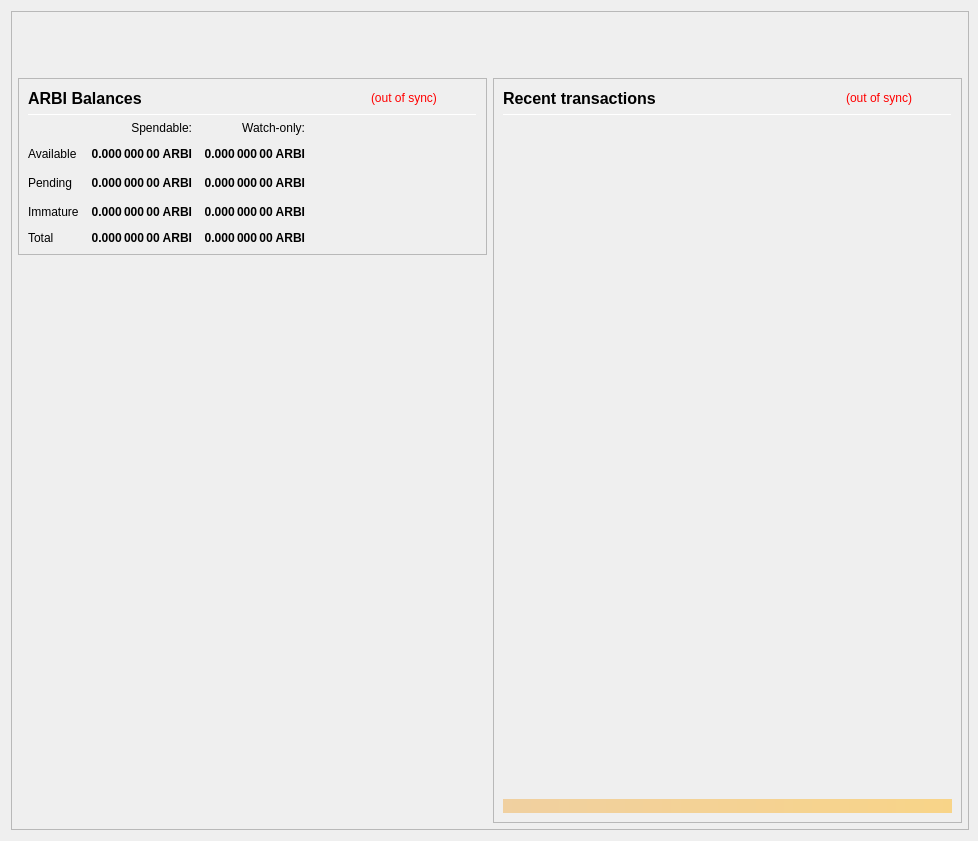
<?xml version="1.0" encoding="UTF-8"?>
<ui version="4.0">
 <class>OverviewPage</class>
 <widget class="QWidget" name="OverviewPage">
  <property name="geometry">
   <rect>
    <x>0</x>
    <y>0</y>
    <width>978</width>
    <height>841</height>
   </rect>
  </property>
  <property name="minimumSize">
   <size>
    <width>960</width>
    <height>682</height>
   </size>
  </property>
  <property name="font">
   <font>
    <weight>50</weight>
    <bold>false</bold>
   </font>
  </property>
  <property name="windowTitle">
   <string>Form</string>
  </property>
  <layout class="QVBoxLayout" name="topLayout" stretch="0">
   <property name="rightMargin">
    <number>9</number>
   </property>
   <item>
    <widget class="QFrame" name="frame_BG">
     <property name="minimumSize">
      <size>
       <width>850</width>
       <height>610</height>
      </size>
     </property>
     <property name="maximumSize">
      <size>
       <width>16777215</width>
       <height>16777215</height>
      </size>
     </property>
     <property name="frameShape">
      <enum>QFrame::StyledPanel</enum>
     </property>
     <property name="frameShadow">
      <enum>QFrame::Raised</enum>
     </property>
     <layout class="QVBoxLayout" name="verticalLayout_3" stretch="0">
      <property name="leftMargin">
       <number>0</number>
      </property>
      <property name="topMargin">
       <number>0</number>
      </property>
      <property name="rightMargin">
       <number>0</number>
      </property>
      <property name="bottomMargin">
       <number>6</number>
      </property>
      <item>
       <layout class="QVBoxLayout" name="verticalLayout_Master" stretch="0,1">
        <property name="leftMargin">
         <number>0</number>
        </property>
        <property name="topMargin">
         <number>0</number>
        </property>
        <property name="rightMargin">
         <number>0</number>
        </property>
        <property name="bottomMargin">
         <number>0</number>
        </property>
        <item>
         <widget class="QFrame" name="frame_Header">
          <layout class="QVBoxLayout" name="verticalLayout_Header" stretch="0">
           <property name="leftMargin">
            <number>0</number>
           </property>
           <property name="topMargin">
            <number>0</number>
           </property>
           <property name="rightMargin">
            <number>0</number>
           </property>
           <property name="bottomMargin">
            <number>0</number>
           </property>
           <item>
            <layout class="QHBoxLayout" name="horizontalLayout_Header" stretch="1,0">
             <property name="spacing">
              <number>6</number>
             </property>
             <item>
              <spacer name="horizontalSpacer_Header">
               <property name="orientation">
                <enum>Qt::Horizontal</enum>
               </property>
               <property name="sizeHint" stdset="0">
                <size>
                 <width>40</width>
                 <height>20</height>
                </size>
               </property>
              </spacer>
             </item>
             <item>
              <widget class="QLabel" name="labelOverviewHeaderRight">
               <property name="minimumSize">
                <size>
                 <width>464</width>
                 <height>60</height>
                </size>
               </property>
               <property name="maximumSize">
                <size>
                 <width>16777215</width>
                 <height>60</height>
                </size>
               </property>
               <property name="font">
                <font>
                 <pointsize>14</pointsize>
                </font>
               </property>
               <property name="text">
                <string/>
               </property>
               <property name="alignment">
                <set>Qt::AlignRight|Qt::AlignTrailing|Qt::AlignVCenter</set>
               </property>
              </widget>
             </item>
            </layout>
           </item>
          </layout>
         </widget>
        </item>
        <item>
         <widget class="QFrame" name="frame_Content">
          <layout class="QVBoxLayout" name="verticalLayout_Content">
           <property name="leftMargin">
            <number>6</number>
           </property>
           <property name="topMargin">
            <number>0</number>
           </property>
           <property name="rightMargin">
            <number>6</number>
           </property>
           <property name="bottomMargin">
            <number>0</number>
           </property>
           <item>
            <layout class="QHBoxLayout" name="horizontalLayout_Content" stretch="1,1">
             <property name="spacing">
              <number>6</number>
             </property>
             <item>
              <layout class="QVBoxLayout" name="verticalLayout_left" stretch="0,0">
               <item>
                <widget class="QFrame" name="frameBalances">
                 <property name="frameShape">
                  <enum>QFrame::StyledPanel</enum>
                 </property>
                 <property name="frameShadow">
                  <enum>QFrame::Raised</enum>
                 </property>
                 <layout class="QVBoxLayout" name="verticalLayout_4">
                  <item>
                   <layout class="QHBoxLayout" name="hlBalancesHeader" stretch="2,0,0">
                    <property name="spacing">
                     <number>6</number>
                    </property>
                    <item>
                     <widget class="QLabel" name="labelBalances">
                      <property name="minimumSize">
                       <size>
                        <width>0</width>
                        <height>0</height>
                       </size>
                      </property>
                      <property name="font">
                       <font>
                        <pointsize>12</pointsize>
                        <weight>75</weight>
                        <bold>true</bold>
                       </font>
                      </property>
                      <property name="text">
                       <string>ARBI Balances</string>
                      </property>
                     </widget>
                    </item>
                    <item>
                     <widget class="QLabel" name="labelWalletStatus">
                      <property name="cursor">
                       <cursorShape>WhatsThisCursor</cursorShape>
                      </property>
                      <property name="toolTip">
                       <string>The displayed information may be out of date. Your wallet automatically synchronizes with the Arbi network after a connection is established, but this process has not completed yet.</string>
                      </property>
                      <property name="styleSheet">
                       <string notr="true">QLabel { color: red; }</string>
                      </property>
                      <property name="text">
                       <string notr="true">(out of sync)</string>
                      </property>
                      <property name="alignment">
                       <set>Qt::AlignLeading|Qt::AlignLeft|Qt::AlignVCenter</set>
                      </property>
                     </widget>
                    </item>
                    <item>
                     <spacer name="hsBalancesHeader">
                      <property name="orientation">
                       <enum>Qt::Horizontal</enum>
                      </property>
                      <property name="sizeHint" stdset="0">
                       <size>
                        <width>40</width>
                        <height>20</height>
                       </size>
                      </property>
                     </spacer>
                    </item>
                   </layout>
                  </item>
                  <item>
                   <widget class="Line" name="lineBalances">
                    <property name="minimumSize">
                     <size>
                      <width>0</width>
                      <height>1</height>
                     </size>
                    </property>
                    <property name="maximumSize">
                     <size>
                      <width>16777215</width>
                      <height>1</height>
                     </size>
                    </property>
                    <property name="orientation">
                     <enum>Qt::Horizontal</enum>
                    </property>
                   </widget>
                  </item>
                  <item>
                   <layout class="QGridLayout" name="gridLayout">
                    <property name="spacing">
                     <number>12</number>
                    </property>
                    <item row="2" column="2">
                     <widget class="QLabel" name="labelWatchPending">
                      <property name="font">
                       <font>
                        <weight>75</weight>
                        <bold>true</bold>
                       </font>
                      </property>
                      <property name="cursor">
                       <cursorShape>ArrowCursor</cursorShape>
                      </property>
                      <property name="toolTip">
                       <string>Unconfirmed transactions to watch-only addresses</string>
                      </property>
                      <property name="text">
                       <string notr="true">0.000 000 00 ARBI</string>
                      </property>
                      <property name="alignment">
                       <set>Qt::AlignRight|Qt::AlignTrailing|Qt::AlignVCenter</set>
                      </property>
                      <property name="textInteractionFlags">
                       <set>Qt::NoTextInteraction</set>
                      </property>
                     </widget>
                    </item>
                    <item row="2" column="1">
                     <widget class="QLabel" name="labelUnconfirmed">
                      <property name="font">
                       <font>
                        <weight>75</weight>
                        <bold>true</bold>
                       </font>
                      </property>
                      <property name="cursor">
                       <cursorShape>ArrowCursor</cursorShape>
                      </property>
                      <property name="toolTip">
                       <string>Total of transactions that have yet to be confirmed, and do not yet count toward the spendable balance</string>
                      </property>
                      <property name="text">
                       <string notr="true">0.000 000 00 ARBI</string>
                      </property>
                      <property name="alignment">
                       <set>Qt::AlignRight|Qt::AlignTrailing|Qt::AlignVCenter</set>
                      </property>
                      <property name="textInteractionFlags">
                       <set>Qt::NoTextInteraction</set>
                      </property>
                     </widget>
                    </item>
                    <item row="3" column="2">
                     <widget class="QLabel" name="labelWatchImmature">
                      <property name="font">
                       <font>
                        <weight>75</weight>
                        <bold>true</bold>
                       </font>
                      </property>
                      <property name="cursor">
                       <cursorShape>ArrowCursor</cursorShape>
                      </property>
                      <property name="toolTip">
                       <string>Staked or masternode rewards in watch-only addresses that has not yet matured</string>
                      </property>
                      <property name="text">
                       <string notr="true">0.000 000 00 ARBI</string>
                      </property>
                      <property name="alignment">
                       <set>Qt::AlignRight|Qt::AlignTrailing|Qt::AlignVCenter</set>
                      </property>
                      <property name="textInteractionFlags">
                       <set>Qt::NoTextInteraction</set>
                      </property>
                     </widget>
                    </item>
                    <item row="4" column="0">
                     <widget class="QLabel" name="labelTotalText">
                      <property name="text">
                       <string>Total</string>
                      </property>
                      <property name="textInteractionFlags">
                       <set>Qt::NoTextInteraction</set>
                      </property>
                     </widget>
                    </item>
                    <item row="3" column="1">
                     <widget class="QLabel" name="labelImmature">
                      <property name="font">
                       <font>
                        <weight>75</weight>
                        <bold>true</bold>
                       </font>
                      </property>
                      <property name="cursor">
                       <cursorShape>ArrowCursor</cursorShape>
                      </property>
                      <property name="toolTip">
                       <string>Staked or masternode rewards that has not yet matured</string>
                      </property>
                      <property name="text">
                       <string notr="true">0.000 000 00 ARBI</string>
                      </property>
                      <property name="alignment">
                       <set>Qt::AlignRight|Qt::AlignTrailing|Qt::AlignVCenter</set>
                      </property>
                      <property name="textInteractionFlags">
                       <set>Qt::NoTextInteraction</set>
                      </property>
                     </widget>
                    </item>
                    <item row="2" column="3">
                     <spacer name="hsBalances">
                      <property name="orientation">
                       <enum>Qt::Horizontal</enum>
                      </property>
                      <property name="sizeHint" stdset="0">
                       <size>
                        <width>40</width>
                        <height>20</height>
                       </size>
                      </property>
                     </spacer>
                    </item>
                    <item row="3" column="0">
                     <widget class="QLabel" name="labelImmatureText">
                      <property name="text">
                       <string>Immature</string>
                      </property>
                      <property name="textInteractionFlags">
                       <set>Qt::NoTextInteraction</set>
                      </property>
                     </widget>
                    </item>
                    <item row="4" column="1">
                     <widget class="QLabel" name="labelTotal">
                      <property name="font">
                       <font>
                        <weight>75</weight>
                        <bold>true</bold>
                       </font>
                      </property>
                      <property name="cursor">
                       <cursorShape>ArrowCursor</cursorShape>
                      </property>
                      <property name="toolTip">
                       <string>Your current total balance</string>
                      </property>
                      <property name="text">
                       <string notr="true">0.000 000 00 ARBI</string>
                      </property>
                      <property name="alignment">
                       <set>Qt::AlignRight|Qt::AlignTrailing|Qt::AlignVCenter</set>
                      </property>
                      <property name="textInteractionFlags">
                       <set>Qt::NoTextInteraction</set>
                      </property>
                     </widget>
                    </item>
                    <item row="4" column="2">
                     <widget class="QLabel" name="labelWatchTotal">
                      <property name="font">
                       <font>
                        <weight>75</weight>
                        <bold>true</bold>
                       </font>
                      </property>
                      <property name="cursor">
                       <cursorShape>ArrowCursor</cursorShape>
                      </property>
                      <property name="toolTip">
                       <string>Current total balance in watch-only addresses</string>
                      </property>
                      <property name="text">
                       <string notr="true">0.000 000 00 ARBI</string>
                      </property>
                      <property name="alignment">
                       <set>Qt::AlignRight|Qt::AlignTrailing|Qt::AlignVCenter</set>
                      </property>
                      <property name="textInteractionFlags">
                       <set>Qt::NoTextInteraction</set>
                      </property>
                     </widget>
                    </item>
                    <item row="0" column="2">
                     <widget class="QLabel" name="labelWatchonly">
                      <property name="text">
                       <string>Watch-only:</string>
                      </property>
                      <property name="alignment">
                       <set>Qt::AlignRight|Qt::AlignTrailing|Qt::AlignVCenter</set>
                      </property>
                     </widget>
                    </item>
                    <item row="1" column="0">
                     <widget class="QLabel" name="labelBalanceText">
                      <property name="text">
                       <string>Available</string>
                      </property>
                      <property name="textInteractionFlags">
                       <set>Qt::NoTextInteraction</set>
                      </property>
                     </widget>
                    </item>
                    <item row="1" column="1">
                     <widget class="QLabel" name="labelBalance">
                      <property name="font">
                       <font>
                        <weight>75</weight>
                        <bold>true</bold>
                       </font>
                      </property>
                      <property name="cursor">
                       <cursorShape>ArrowCursor</cursorShape>
                      </property>
                      <property name="toolTip">
                       <string>Your current spendable balance</string>
                      </property>
                      <property name="text">
                       <string notr="true">0.000 000 00 ARBI</string>
                      </property>
                      <property name="alignment">
                       <set>Qt::AlignRight|Qt::AlignTrailing|Qt::AlignVCenter</set>
                      </property>
                      <property name="textInteractionFlags">
                       <set>Qt::NoTextInteraction</set>
                      </property>
                     </widget>
                    </item>
                    <item row="1" column="2">
                     <widget class="QLabel" name="labelWatchAvailable">
                      <property name="font">
                       <font>
                        <weight>75</weight>
                        <bold>true</bold>
                       </font>
                      </property>
                      <property name="cursor">
                       <cursorShape>ArrowCursor</cursorShape>
                      </property>
                      <property name="toolTip">
                       <string>Your current balance in watch-only addresses</string>
                      </property>
                      <property name="text">
                       <string notr="true">0.000 000 00 ARBI</string>
                      </property>
                      <property name="alignment">
                       <set>Qt::AlignRight|Qt::AlignTrailing|Qt::AlignVCenter</set>
                      </property>
                      <property name="textInteractionFlags">
                       <set>Qt::NoTextInteraction</set>
                      </property>
                     </widget>
                    </item>
                    <item row="2" column="0">
                     <widget class="QLabel" name="labelPendingText">
                      <property name="text">
                       <string>Pending</string>
                      </property>
                      <property name="textInteractionFlags">
                       <set>Qt::NoTextInteraction</set>
                      </property>
                     </widget>
                    </item>
                    <item row="0" column="1">
                     <widget class="QLabel" name="labelSpendable">
                      <property name="text">
                       <string>Spendable:</string>
                      </property>
                      <property name="alignment">
                       <set>Qt::AlignRight|Qt::AlignTrailing|Qt::AlignVCenter</set>
                      </property>
                     </widget>
                    </item>
                   </layout>
                  </item>
                 </layout>
                </widget>
               </item>
               <item>
                <spacer name="verticalSpacer">
                 <property name="orientation">
                  <enum>Qt::Vertical</enum>
                 </property>
                 <property name="sizeHint" stdset="0">
                  <size>
                   <width>20</width>
                   <height>40</height>
                  </size>
                 </property>
                </spacer>
               </item>
              </layout>
             </item>
             <item>
              <layout class="QVBoxLayout" name="verticalLayout_right" stretch="1">
               <item>
                <widget class="QFrame" name="frame_RecentTransactions">
                 <property name="minimumSize">
                  <size>
                   <width>0</width>
                   <height>0</height>
                  </size>
                 </property>
                 <property name="frameShape">
                  <enum>QFrame::StyledPanel</enum>
                 </property>
                 <property name="frameShadow">
                  <enum>QFrame::Raised</enum>
                 </property>
                 <layout class="QVBoxLayout" name="verticalLayout_1" stretch="0,0,0,0,0">
                  <item>
                   <layout class="QHBoxLayout" name="horizontalLayout_2" stretch="2,0,0">
                    <property name="spacing">
                     <number>3</number>
                    </property>
                    <item>
                     <widget class="QLabel" name="label_4">
                      <property name="minimumSize">
                       <size>
                        <width>0</width>
                        <height>20</height>
                       </size>
                      </property>
                      <property name="font">
                       <font>
                        <pointsize>12</pointsize>
                        <weight>75</weight>
                        <bold>true</bold>
                       </font>
                      </property>
                      <property name="text">
                       <string>Recent transactions</string>
                      </property>
                     </widget>
                    </item>
                    <item>
                     <widget class="QLabel" name="labelTransactionsStatus">
                      <property name="cursor">
                       <cursorShape>WhatsThisCursor</cursorShape>
                      </property>
                      <property name="toolTip">
                       <string>The displayed information may be out of date. Your wallet automatically synchronizes with the Arbi network after a connection is established, but this process has not completed yet.</string>
                      </property>
                      <property name="styleSheet">
                       <string notr="true">QLabel { color: red; }</string>
                      </property>
                      <property name="text">
                       <string notr="true">(out of sync)</string>
                      </property>
                      <property name="alignment">
                       <set>Qt::AlignRight|Qt::AlignTrailing|Qt::AlignVCenter</set>
                      </property>
                     </widget>
                    </item>
                    <item>
                     <spacer name="horizontalSpacer">
                      <property name="orientation">
                       <enum>Qt::Horizontal</enum>
                      </property>
                      <property name="sizeHint" stdset="0">
                       <size>
                        <width>40</width>
                        <height>20</height>
                       </size>
                      </property>
                     </spacer>
                    </item>
                   </layout>
                  </item>
                  <item>
                   <widget class="Line" name="line">
                    <property name="minimumSize">
                     <size>
                      <width>0</width>
                      <height>1</height>
                     </size>
                    </property>
                    <property name="maximumSize">
                     <size>
                      <width>16777215</width>
                      <height>1</height>
                     </size>
                    </property>
                    <property name="orientation">
                     <enum>Qt::Horizontal</enum>
                    </property>
                   </widget>
                  </item>
                  <item>
                   <widget class="QListView" name="listTransactions">
                    <property name="minimumSize">
                     <size>
                      <width>0</width>
                      <height>0</height>
                     </size>
                    </property>
                    <property name="styleSheet">
                     <string notr="true">QListView { background: transparent; }</string>
                    </property>
                    <property name="frameShape">
                     <enum>QFrame::NoFrame</enum>
                    </property>
                    <property name="verticalScrollBarPolicy">
                     <enum>Qt::ScrollBarAlwaysOff</enum>
                    </property>
                    <property name="horizontalScrollBarPolicy">
                     <enum>Qt::ScrollBarAlwaysOff</enum>
                    </property>
                    <property name="selectionMode">
                     <enum>QAbstractItemView::NoSelection</enum>
                    </property>
                   </widget>
                  </item>
                  <item>
                   <spacer name="verticalSpacer_2">
                    <property name="orientation">
                     <enum>Qt::Vertical</enum>
                    </property>
                    <property name="sizeType">
                     <enum>QSizePolicy::Expanding</enum>
                    </property>
                    <property name="sizeHint" stdset="0">
                     <size>
                      <width>20</width>
                      <height>40</height>
                     </size>
                    </property>
                   </spacer>
                  </item>
                  <item>
                   <widget class="QLabel" name="labelAlerts">
                    <property name="maximumSize">
                     <size>
                      <width>16777215</width>
                      <height>16777215</height>
                     </size>
                    </property>
                    <property name="styleSheet">
                     <string notr="true">background-color: qlineargradient(x1: 0, y1: 0, x2: 1, y2: 0, stop:0 #F0D0A0, stop:1 #F8D488); color:#000000;</string>
                    </property>
                    <property name="text">
                     <string/>
                    </property>
                    <property name="wordWrap">
                     <bool>true</bool>
                    </property>
                    <property name="margin">
                     <number>3</number>
                    </property>
                   </widget>
                  </item>
                 </layout>
                </widget>
               </item>
              </layout>
             </item>
            </layout>
           </item>
          </layout>
         </widget>
        </item>
       </layout>
      </item>
     </layout>
    </widget>
   </item>
  </layout>
 </widget>
 <resources/>
 <connections/>
</ui>
